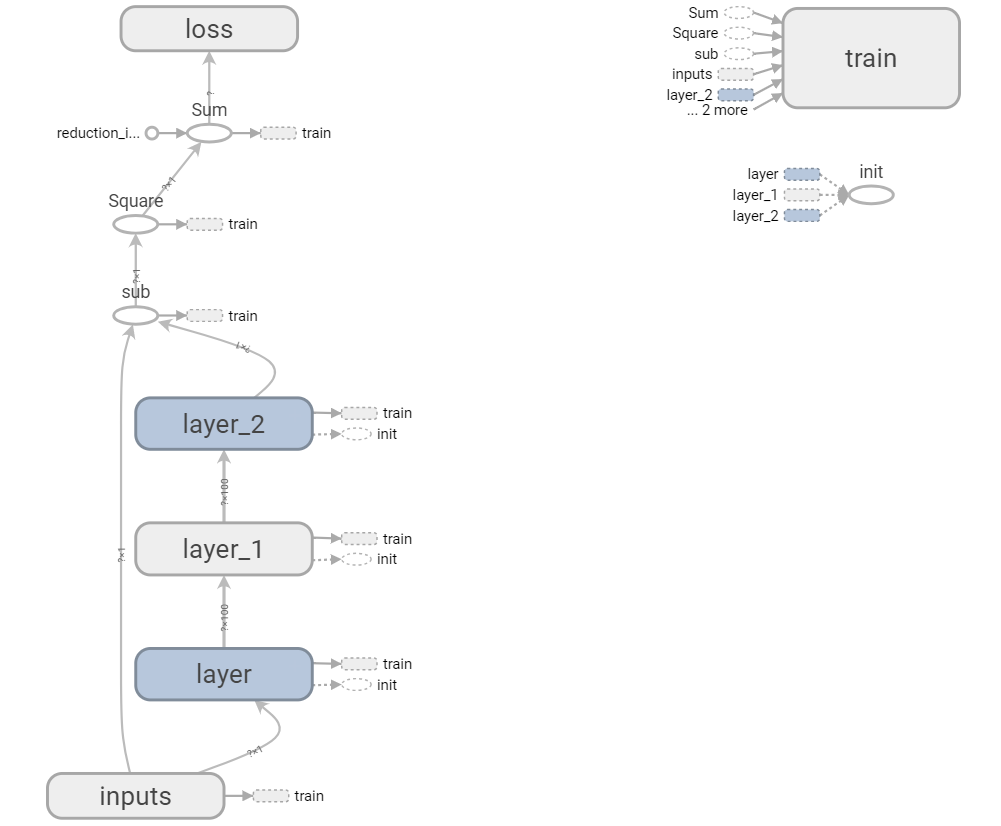

Source code (Python):
import tensorflow as tf
from add_layers import add_layers
import numpy as np
import matplotlib.pyplot as plt

eps = 1e-2
batch_size = 500


def f(x):
    return np.square(x + 1.0) - 2.0

def test_model():

    x_test = np.random.uniform(-1, 1, [1000, 1])
    y_test = f(x_test)

    y_prediction = sess.run(outputs, feed_dict={x_sample: x_test})

    writer = tf.summary.FileWriter("logs/", sess.graph)

    sum = 0
    for i in range(0, x_test.shape[0]):
        if abs(y_test[i] - y_prediction[i]) < eps:
            sum += 1
    print("sum:", sum, "\n===================")

    # print detail
    # for i in np.random.randint(0,1000,500):
    #     print("i: ",i)
    #     print("x_test: ",x_test[i])
    #     print("y_test,outputs:")
    #     print(y_test[i],y_get[i])

    accuracy = tf.reduce_mean(tf.cast(abs(tf.add(y_sample, -outputs)) < eps, tf.float32))
    print(accuracy.eval(feed_dict={y_sample: y_test, x_sample: x_test}))

def sort_data(x_data, y_data, length):

    tmp = [(x_data[i], y_data[i]) for i in range(length)]
    tmp.sort(key=lambda o: o[0])
    tmp = list(map(list, zip(*tmp)))  # row-column transformation
    return tmp

if __name__ == "__main__":

    with tf.name_scope("inputs"):
        x_sample = tf.placeholder(tf.float32, [None, 1])
        y_sample = tf.placeholder(tf.float32, [None, 1])


    hide_layer1 = add_layers(1, x_sample, 1, 100, activation_function=None)
    hide_layer2 = add_layers(2, hide_layer1, 100, 100, activation_function=tf.nn.relu)
    outputs = add_layers(3, hide_layer2, 100, 1, activation_function=None)

    error_sum = tf.reduce_sum(tf.square(y_sample - outputs), reduction_indices=[1])

    with tf.name_scope("loss"):
        loss = tf.reduce_mean(error_sum)

    optimizer = tf.train.GradientDescentOptimizer(learning_rate=0.005)

    with tf.name_scope("train"):
        train = optimizer.minimize(loss)

    with tf.Session() as sess:
        sess.run(tf.global_variables_initializer())

        fig = plt.figure(figsize=(10,5))
        ax_figure = fig.add_subplot(1, 2, 1)
        ax_loss = fig.add_subplot(1,2,2)
        plt.ion()
        plt.show()

        loss_list = []

        for i in range(4000):

            # x_data = np.linspace(-1, 1, batch_size)[:, np.newaxis] same to the next row
            x_data = np.random.normal(0, 1, [batch_size, 1])
            noise = np.random.normal(0, 0.05, x_data.shape)
            y_data = f(x_data) + noise

            sess.run(train, feed_dict={x_sample: x_data, y_sample: y_data})

            if i % 200 == 0:

                try:
                    ax_figure.lines.remove(lines[0])
                    ax_figure.lines.remove(scatters[0])
                    ax_loss.remove()
                except Exception:
                    pass

                tmp = sort_data(x_data,y_data, 50)
                scatters = ax_figure.scatter(tmp[0], tmp[1], color='y', marker='+')

                y_prediction = sess.run(outputs, feed_dict={x_sample: x_data})

                tmp = sort_data(x_data, y_data, 50)
                lines = ax_figure.plot(tmp[0], tmp[1], 'r-', lw=3)

                plt.pause(0.1)

                loss_nw = sess.run(loss, feed_dict={x_sample:x_data, y_sample : y_data})
                print(loss_nw)
                loss_list.append(loss_nw)

                ax_loss.plot(range(len(loss_list)),loss_list, c='b')



        test_model()
